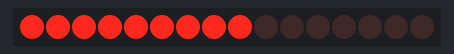
This sketch was run on a simulated Arduino Uno, built with avr-gcc and run on an emulated ATmega328P. Parts: 16 shift-register outputs drawn as a row of LEDs (first output left, lit = HIGH). Wiring (inferred from the names in the program): 2 × shift register (74HC595): data pin 14; shift clock pin 16; latch pin 15. Wiring (inferred from the signals the program sends): row of LEDs: on Q0, Q1, Q2, Q3, Q4, Q5, Q6, Q7, Q8, Q9, Q10, Q11, Q12, Q13, Q14, Q15.

Above: at 0.2 s.
At 1.2 s:
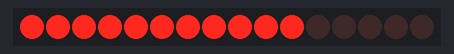
At 2.2 s:
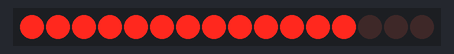
At 4.7 s:
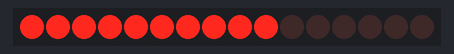
At 7.2 s:
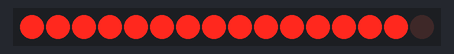
At 9.7 s:
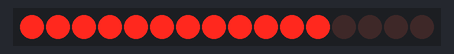
Timing chart, 0 to 10.4 s (numbered marks = the images above):
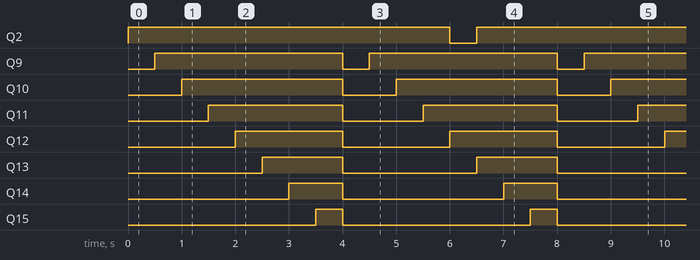

The sketch:

Demo2.ino
```cpp
//**************************************************************//
//  Name    : shiftOutCode, Hello World
//  Author  : Hoang Do
//  Date    : 05 Jan, 2022
//  Notes   : Code for using a 74HC595 Shift Register           //
//          : to light on led in order
//  Lab     : lab5
//****************************************************************
//Pin connected to ST_CP of 74HC595
int latchPin = 15;
//Pin connected to SH_CP of 74HC595
int clockPin = 16;
////Pin connected to DS of 74HC595
int dataPin = 14;
//
//void setup() {
//  //set pins to output so you can control the shift register
//  pinMode(latchPin, OUTPUT);
//  pinMode(clockPin, OUTPUT);
//  pinMode(dataPin, OUTPUT);
//}
//void loop() {
//  // put your main code here, to run repeatedly:
//  int bitArray[] = {1, 3, 7, 15, 31, 63, 127, 255};
//
//  for (int j : bitArray) { // for each element in the array
//    //ground latchPin and hold low for as long as you are transmitting
//    digitalWrite(latchPin, LOW);
//    shiftOut(dataPin, clockPin, MSBFIRST, j);
//    //return the latch pin high to signal chip that it
//    //no longer needs to listen for information
//    digitalWrite(latchPin, HIGH);
//    delay(500);
//    }
//}

//holders for information you're going to pass to shifting function
byte dataRED;
byte dataGREEN;
byte dataArrayRED[8];
byte dataArrayGREEN[8];
void setup() {
  //set pins to output because they are addressed in the main loop
  pinMode(latchPin, OUTPUT);
  pinMode(clockPin, OUTPUT);
  pinMode(dataPin, OUTPUT);
//  Serial.begin(9600);
//  //Arduino doesn't seem to have a way to write binary straight into the code
//  //so these values are in HEX.  Decimal would have been fine, too.
//  dataArrayRED[0] = 0xFF; //11111111
//  dataArrayRED[1] = 0xFE; //11111110
//  dataArrayRED[2] = 0xFC; //11111100
//  dataArrayRED[3] = 0xF8; //11111000
//  dataArrayRED[4] = 0xF0; //11110000
//  dataArrayRED[5] = 0xE0; //11100000
//  dataArrayRED[6] = 0xC0; //11000000
//  dataArrayRED[7] = 0x80; //10000000
//  dataArrayRED[8] = 0x00; //00000000
//  dataArrayRED[9] = 0xE0; //11100000
//  //Arduino doesn't seem to have a way to write binary straight into the code
//  //so these values are in HEX.  Decimal would have been fine, too.
//  dataArrayGREEN[0] = 0xFF; //11111111
//  dataArrayGREEN[1] = 0x7F; //01111111
//  dataArrayGREEN[2] = 0x3F; //00111111
//  dataArrayGREEN[3] = 0x1F; //00011111
//  dataArrayGREEN[4] = 0x0F; //00001111
//  dataArrayGREEN[5] = 0x07; //00000111
//  dataArrayGREEN[6] = 0x03; //00000011
//  dataArrayGREEN[7] = 0x01; //00000001
//  dataArrayGREEN[8] = 0x00; //00000000
//  dataArrayGREEN[9] = 0x07; //00000111
//  //function that blinks all the LEDs
//  //gets passed the number of blinks and the pause time
//  blinkAll_2Bytes(2,500);
}
void loop() {
  int bitArray[] = {1, 3, 7, 15, 31, 63, 127, 255};
   for (int j : bitArray) { // for each element in the array
    dataRED = dataArrayRED[j];
    digitalWrite(latchPin, LOW);
    shiftOut(dataPin, clockPin, MSBFIRST, j);
    shiftOut(dataPin, clockPin, dataRED);
    //return the latch pin high to signal chip that it
    //no longer needs to listen for information
    digitalWrite(latchPin, HIGH);
    delay(500);
   }
   for (int j : bitArray) { // for each element in the array
    dataGREEN = dataArrayGREEN[j];
    digitalWrite(latchPin, LOW);
    shiftOut(dataPin, clockPin, MSBFIRST, j);
    shiftOut(dataPin, clockPin, dataGREEN);
    //return the latch pin high to signal chip that it
    //no longer needs to listen for information
    digitalWrite(latchPin, HIGH);
    delay(500);
   }
//  for (int j = 0; j < 10; j++) {
//    //load the light sequence you want from array
//    dataRED = dataArrayRED[j];
//    dataGREEN = dataArrayGREEN[j];
//    //ground latchPin and hold low for as long as you are transmitting
//    digitalWrite(latchPin, 0);
//    //move 'em out
//    shiftOut(dataPin, clockPin, dataGREEN);
//    shiftOut(dataPin, clockPin, dataRED);
//    //return the latch pin high to signal chip that it
//    //no longer needs to listen for information
//    digitalWrite(latchPin, 1);
//    delay(300);
//  }
}

// the heart of the program
void shiftOut(int myDataPin, int myClockPin, byte myDataOut) {
  // This shifts 8 bits out MSB first,
  //on the rising edge of the clock,
  //clock idles low
  //internal function setup
  int i=0;
  int pinState;
  pinMode(myClockPin, OUTPUT);
  pinMode(myDataPin, OUTPUT);
  //clear everything out just in case to
  //prepare shift register for bit shifting
  digitalWrite(myDataPin, 0);
  digitalWrite(myClockPin, 0);
  //for each bit in the byte myDataOut&#xFFFD;
  //NOTICE THAT WE ARE COUNTING DOWN in our for loop
  //This means that %00000001 or "1" will go through such
  //that it will be pin Q0 that lights.
  for (i=7; i>=0; i--)  {
    digitalWrite(myClockPin, 0);
    //if the value passed to myDataOut and a bitmask result
    // true then... so if we are at i=6 and our value is
    // %11010100 it would the code compares it to %01000000
    // and proceeds to set pinState to 1.
    if ( myDataOut & (1<<i) ) {
      pinState= 1;
    }
    else {
      pinState= 0;
    }
    //Sets the pin to HIGH or LOW depending on pinState
    digitalWrite(myDataPin, pinState);
    //register shifts bits on upstroke of clock pin
    digitalWrite(myClockPin, 1);
    //zero the data pin after shift to prevent bleed through
    digitalWrite(myDataPin, 0);
  }
  //stop shifting
  digitalWrite(myClockPin, 0);
 }
  //blinks the whole register based on the number of times you want to
  //blink "n" and the pause between them "d"
  //starts with a moment of darkness to make sure the first blink
  //has its full visual effect.
 void blinkAll_2Bytes(int n, int d) {
  digitalWrite(latchPin, 0);
  shiftOut(dataPin, clockPin, 0);
  shiftOut(dataPin, clockPin, 0);
  digitalWrite(latchPin, 1);
  delay(200);
  for (int x = 0; x < n; x++) {
    digitalWrite(latchPin, 0);
    shiftOut(dataPin, clockPin, 255);
    shiftOut(dataPin, clockPin, 255);
    digitalWrite(latchPin, 1);
    delay(d);
    digitalWrite(latchPin, 0);
    shiftOut(dataPin, clockPin, 0);
    shiftOut(dataPin, clockPin, 0);
    digitalWrite(latchPin, 1);
    delay(d);
  }
}
```

Measured:
- by itself, Q2: repeats every 8.0 s: LOW 0.50 s, HIGH 7.5 s
- by itself, Q9: alternates HIGH for 3.5 s and LOW for 0.50 s
- by itself, Q10: alternates HIGH for 3.0 s and LOW for 1.0 s
- by itself, Q11: alternates HIGH for 2.5 s and LOW for 1.5 s
- by itself, Q12: alternates HIGH for 2.0 s and LOW for 2.0 s
- by itself, Q13: alternates HIGH for 1.5 s and LOW for 2.5 s
- by itself, Q14: alternates HIGH for 1.0 s and LOW for 3.0 s
- by itself, Q15: alternates HIGH for 0.50 s and LOW for 3.5 s
